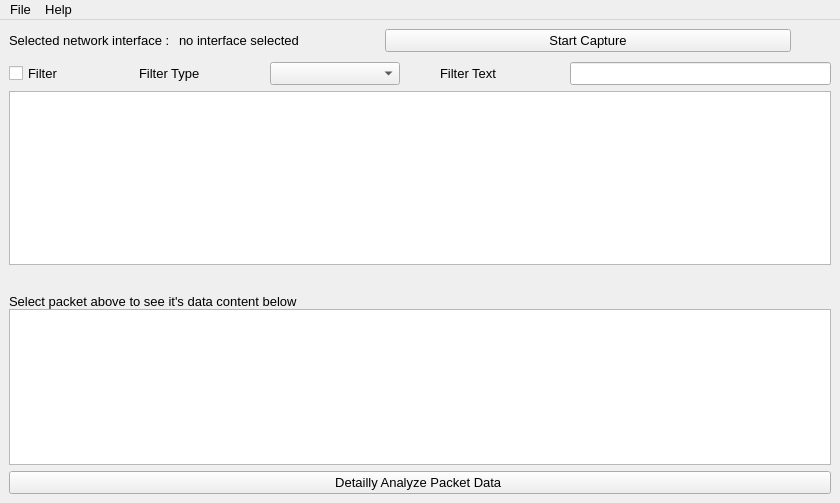
<?xml version="1.0" encoding="UTF-8"?>
<ui version="4.0">
 <class>MainWindow</class>
 <widget class="QMainWindow" name="MainWindow">
  <property name="windowModality">
   <enum>Qt::ApplicationModal</enum>
  </property>
  <property name="geometry">
   <rect>
    <x>0</x>
    <y>0</y>
    <width>840</width>
    <height>503</height>
   </rect>
  </property>
  <property name="sizePolicy">
   <sizepolicy hsizetype="Expanding" vsizetype="Expanding">
    <horstretch>0</horstretch>
    <verstretch>0</verstretch>
   </sizepolicy>
  </property>
  <property name="font">
   <font>
    <pointsize>10</pointsize>
   </font>
  </property>
  <property name="windowTitle">
   <string>Network Analyzer</string>
  </property>
  <widget class="QWidget" name="centralwidget">
   <property name="sizePolicy">
    <sizepolicy hsizetype="Expanding" vsizetype="Expanding">
     <horstretch>0</horstretch>
     <verstretch>0</verstretch>
    </sizepolicy>
   </property>
   <layout class="QVBoxLayout" name="verticalLayout_5">
    <item>
     <layout class="QVBoxLayout" name="verticalLayout" stretch="0">
      <property name="spacing">
       <number>0</number>
      </property>
      <property name="sizeConstraint">
       <enum>QLayout::SetFixedSize</enum>
      </property>
      <item>
       <layout class="QHBoxLayout" name="horizontalLayout" stretch="0,0,0,0,0,0">
        <property name="spacing">
         <number>6</number>
        </property>
        <item>
         <widget class="QLabel" name="label">
          <property name="sizePolicy">
           <sizepolicy hsizetype="Expanding" vsizetype="Expanding">
            <horstretch>0</horstretch>
            <verstretch>5</verstretch>
           </sizepolicy>
          </property>
          <property name="text">
           <string>Selected network interface : </string>
          </property>
         </widget>
        </item>
        <item>
         <widget class="QLabel" name="lblSelectedInterface">
          <property name="sizePolicy">
           <sizepolicy hsizetype="Preferred" vsizetype="Expanding">
            <horstretch>0</horstretch>
            <verstretch>5</verstretch>
           </sizepolicy>
          </property>
          <property name="text">
           <string>no interface selected</string>
          </property>
         </widget>
        </item>
        <item>
         <spacer name="horizontalSpacer_2">
          <property name="orientation">
           <enum>Qt::Horizontal</enum>
          </property>
          <property name="sizeHint" stdset="0">
           <size>
            <width>40</width>
            <height>20</height>
           </size>
          </property>
         </spacer>
        </item>
        <item>
         <spacer name="horizontalSpacer">
          <property name="orientation">
           <enum>Qt::Horizontal</enum>
          </property>
          <property name="sizeHint" stdset="0">
           <size>
            <width>40</width>
            <height>20</height>
           </size>
          </property>
         </spacer>
        </item>
        <item>
         <widget class="QPushButton" name="btnStartCapture">
          <property name="sizePolicy">
           <sizepolicy hsizetype="Minimum" vsizetype="Expanding">
            <horstretch>3</horstretch>
            <verstretch>0</verstretch>
           </sizepolicy>
          </property>
          <property name="text">
           <string>Start Capture</string>
          </property>
         </widget>
        </item>
        <item>
         <spacer name="horizontalSpacer_3">
          <property name="orientation">
           <enum>Qt::Horizontal</enum>
          </property>
          <property name="sizeHint" stdset="0">
           <size>
            <width>40</width>
            <height>20</height>
           </size>
          </property>
         </spacer>
        </item>
       </layout>
      </item>
     </layout>
    </item>
    <item>
     <spacer name="verticalSpacer">
      <property name="orientation">
       <enum>Qt::Vertical</enum>
      </property>
      <property name="sizeHint" stdset="0">
       <size>
        <width>20</width>
        <height>40</height>
       </size>
      </property>
     </spacer>
    </item>
    <item>
     <layout class="QVBoxLayout" name="verticalLayout_2" stretch="0">
      <property name="spacing">
       <number>0</number>
      </property>
      <property name="topMargin">
       <number>0</number>
      </property>
      <item>
       <layout class="QHBoxLayout" name="horizontalLayout_2" stretch="0,0,0,0,0,0">
        <property name="spacing">
         <number>0</number>
        </property>
        <item>
         <widget class="QCheckBox" name="filterCheckbox">
          <property name="sizePolicy">
           <sizepolicy hsizetype="Expanding" vsizetype="Fixed">
            <horstretch>5</horstretch>
            <verstretch>0</verstretch>
           </sizepolicy>
          </property>
          <property name="text">
           <string>Filter</string>
          </property>
         </widget>
        </item>
        <item>
         <widget class="QLabel" name="label_3">
          <property name="sizePolicy">
           <sizepolicy hsizetype="Expanding" vsizetype="Preferred">
            <horstretch>5</horstretch>
            <verstretch>0</verstretch>
           </sizepolicy>
          </property>
          <property name="text">
           <string>Filter Type</string>
          </property>
         </widget>
        </item>
        <item>
         <widget class="QComboBox" name="filterTypeCombo">
          <property name="sizePolicy">
           <sizepolicy hsizetype="Expanding" vsizetype="Fixed">
            <horstretch>5</horstretch>
            <verstretch>0</verstretch>
           </sizepolicy>
          </property>
         </widget>
        </item>
        <item>
         <spacer name="horizontalSpacer_8">
          <property name="orientation">
           <enum>Qt::Horizontal</enum>
          </property>
          <property name="sizeHint" stdset="0">
           <size>
            <width>40</width>
            <height>20</height>
           </size>
          </property>
         </spacer>
        </item>
        <item>
         <widget class="QLabel" name="label_4">
          <property name="sizePolicy">
           <sizepolicy hsizetype="Expanding" vsizetype="Preferred">
            <horstretch>5</horstretch>
            <verstretch>0</verstretch>
           </sizepolicy>
          </property>
          <property name="text">
           <string>Filter Text</string>
          </property>
         </widget>
        </item>
        <item>
         <widget class="QLineEdit" name="txtFilter">
          <property name="sizePolicy">
           <sizepolicy hsizetype="Expanding" vsizetype="Fixed">
            <horstretch>10</horstretch>
            <verstretch>0</verstretch>
           </sizepolicy>
          </property>
         </widget>
        </item>
       </layout>
      </item>
     </layout>
    </item>
    <item>
     <layout class="QVBoxLayout" name="verticalLayout_3" stretch="0,0">
      <property name="spacing">
       <number>0</number>
      </property>
      <item>
       <widget class="QTableWidget" name="monitoredPackets"/>
      </item>
      <item>
       <spacer name="verticalSpacer_2">
        <property name="orientation">
         <enum>Qt::Vertical</enum>
        </property>
        <property name="sizeHint" stdset="0">
         <size>
          <width>20</width>
          <height>40</height>
         </size>
        </property>
       </spacer>
      </item>
     </layout>
    </item>
    <item>
     <layout class="QVBoxLayout" name="verticalLayout_4" stretch="0,0">
      <property name="spacing">
       <number>0</number>
      </property>
      <item>
       <widget class="QLabel" name="label_2">
        <property name="text">
         <string>Select packet above to see it's data content below</string>
        </property>
       </widget>
      </item>
      <item>
       <widget class="QTableWidget" name="tableWidget"/>
      </item>
     </layout>
    </item>
    <item>
     <widget class="QPushButton" name="btnAnalyze">
      <property name="text">
       <string>Detailly Analyze Packet Data </string>
      </property>
     </widget>
    </item>
   </layout>
  </widget>
  <widget class="QMenuBar" name="menubar">
   <property name="geometry">
    <rect>
     <x>0</x>
     <y>0</y>
     <width>840</width>
     <height>20</height>
    </rect>
   </property>
   <widget class="QMenu" name="menuFile">
    <property name="title">
     <string>File</string>
    </property>
    <addaction name="actionOpen_File"/>
    <addaction name="actionSelect_network_device"/>
    <addaction name="separator"/>
    <addaction name="actionRemove_pcap_file"/>
    <addaction name="actionExit_2"/>
   </widget>
   <widget class="QMenu" name="menuHelp">
    <property name="title">
     <string>Help</string>
    </property>
    <addaction name="actionAbout"/>
   </widget>
   <addaction name="menuFile"/>
   <addaction name="menuHelp"/>
  </widget>
  <action name="actionTest">
   <property name="text">
    <string>Test</string>
   </property>
  </action>
  <action name="actionSelect_network_device">
   <property name="text">
    <string>Select network device</string>
   </property>
  </action>
  <action name="actionExit">
   <property name="text">
    <string>Exit</string>
   </property>
  </action>
  <action name="actionRemove_pcap_file">
   <property name="text">
    <string>Remove pcap file</string>
   </property>
  </action>
  <action name="actionExit_2">
   <property name="text">
    <string>Exit</string>
   </property>
  </action>
  <action name="actionAbout">
   <property name="text">
    <string>About</string>
   </property>
  </action>
  <action name="actionOpen_File">
   <property name="text">
    <string>Open File</string>
   </property>
  </action>
 </widget>
 <resources/>
 <connections/>
</ui>
